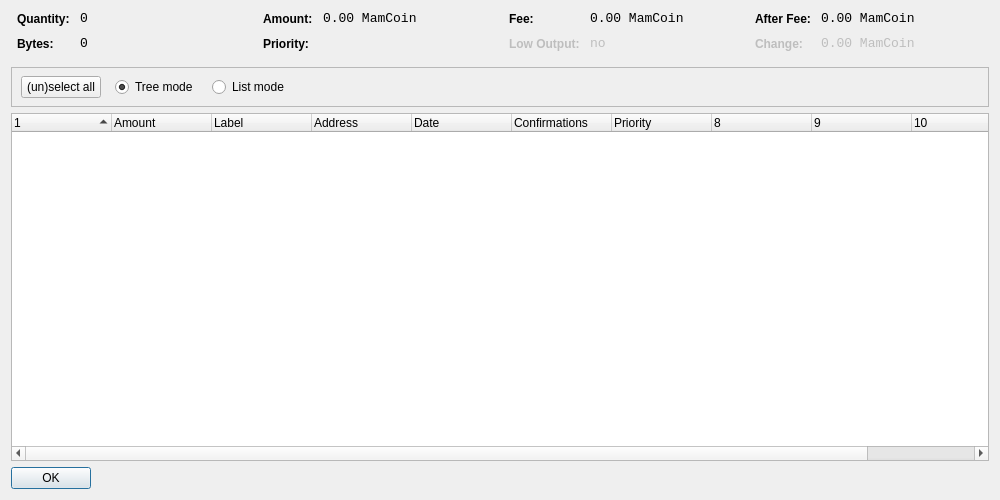
<?xml version="1.0" encoding="UTF-8"?>
<ui version="4.0">
 <class>CoinControlDialog</class>
 <widget class="QDialog" name="CoinControlDialog">
  <property name="geometry">
   <rect>
    <x>0</x>
    <y>0</y>
    <width>1000</width>
    <height>500</height>
   </rect>
  </property>
  <property name="windowTitle">
   <string>Coin Control</string>
  </property>
  <layout class="QVBoxLayout" name="verticalLayout">
   <item>
    <layout class="QHBoxLayout" name="horizontalLayoutTop" stretch="0,0,0,0">
     <property name="topMargin">
      <number>0</number>
     </property>
     <property name="bottomMargin">
      <number>10</number>
     </property>
     <item>
      <layout class="QFormLayout" name="formLayoutCoinControl1">
       <property name="horizontalSpacing">
        <number>10</number>
       </property>
       <property name="verticalSpacing">
        <number>10</number>
       </property>
       <property name="leftMargin">
        <number>6</number>
       </property>
       <property name="rightMargin">
        <number>6</number>
       </property>
       <item row="0" column="0">
        <widget class="QLabel" name="labelCoinControlQuantityText">
         <property name="styleSheet">
          <string notr="true">font-weight:bold;</string>
         </property>
         <property name="text">
          <string>Quantity:</string>
         </property>
        </widget>
       </item>
       <item row="0" column="1">
        <widget class="QLabel" name="labelCoinControlQuantity">
         <property name="font">
          <font>
           <family>Monospace</family>
           <pointsize>10</pointsize>
          </font>
         </property>
         <property name="cursor">
          <cursorShape>IBeamCursor</cursorShape>
         </property>
         <property name="contextMenuPolicy">
          <enum>Qt::ActionsContextMenu</enum>
         </property>
         <property name="text">
          <string notr="true">0</string>
         </property>
         <property name="textInteractionFlags">
          <set>Qt::LinksAccessibleByMouse|Qt::TextSelectableByKeyboard|Qt::TextSelectableByMouse</set>
         </property>
        </widget>
       </item>
       <item row="1" column="0">
        <widget class="QLabel" name="labelCoinControlBytesText">
         <property name="styleSheet">
          <string notr="true">font-weight:bold;</string>
         </property>
         <property name="text">
          <string>Bytes:</string>
         </property>
        </widget>
       </item>
       <item row="1" column="1">
        <widget class="QLabel" name="labelCoinControlBytes">
         <property name="font">
          <font>
           <family>Monospace</family>
           <pointsize>10</pointsize>
          </font>
         </property>
         <property name="cursor">
          <cursorShape>IBeamCursor</cursorShape>
         </property>
         <property name="contextMenuPolicy">
          <enum>Qt::ActionsContextMenu</enum>
         </property>
         <property name="text">
          <string notr="true">0</string>
         </property>
         <property name="textInteractionFlags">
          <set>Qt::LinksAccessibleByMouse|Qt::TextSelectableByKeyboard|Qt::TextSelectableByMouse</set>
         </property>
        </widget>
       </item>
      </layout>
     </item>
     <item>
      <layout class="QFormLayout" name="formLayoutCoinControl2">
       <property name="horizontalSpacing">
        <number>10</number>
       </property>
       <property name="verticalSpacing">
        <number>10</number>
       </property>
       <property name="leftMargin">
        <number>6</number>
       </property>
       <property name="rightMargin">
        <number>6</number>
       </property>
       <item row="0" column="0">
        <widget class="QLabel" name="labelCoinControlAmountText">
         <property name="styleSheet">
          <string notr="true">font-weight:bold;</string>
         </property>
         <property name="text">
          <string>Amount:</string>
         </property>
        </widget>
       </item>
       <item row="0" column="1">
        <widget class="QLabel" name="labelCoinControlAmount">
         <property name="font">
          <font>
           <family>Monospace</family>
           <pointsize>10</pointsize>
          </font>
         </property>
         <property name="cursor">
          <cursorShape>IBeamCursor</cursorShape>
         </property>
         <property name="contextMenuPolicy">
          <enum>Qt::ActionsContextMenu</enum>
         </property>
         <property name="text">
          <string notr="true">0.00 MamCoin</string>
         </property>
         <property name="textInteractionFlags">
          <set>Qt::LinksAccessibleByMouse|Qt::TextSelectableByKeyboard|Qt::TextSelectableByMouse</set>
         </property>
        </widget>
       </item>
       <item row="1" column="0">
        <widget class="QLabel" name="labelCoinControlPriorityText">
         <property name="styleSheet">
          <string notr="true">font-weight:bold;</string>
         </property>
         <property name="text">
          <string>Priority:</string>
         </property>
        </widget>
       </item>
       <item row="1" column="1">
        <widget class="QLabel" name="labelCoinControlPriority">
         <property name="font">
          <font>
           <family>Monospace</family>
           <pointsize>10</pointsize>
          </font>
         </property>
         <property name="cursor">
          <cursorShape>IBeamCursor</cursorShape>
         </property>
         <property name="contextMenuPolicy">
          <enum>Qt::ActionsContextMenu</enum>
         </property>
         <property name="text">
          <string/>
         </property>
         <property name="textInteractionFlags">
          <set>Qt::LinksAccessibleByMouse|Qt::TextSelectableByKeyboard|Qt::TextSelectableByMouse</set>
         </property>
        </widget>
       </item>
      </layout>
     </item>
     <item>
      <layout class="QFormLayout" name="formLayoutCoinControl3">
       <property name="horizontalSpacing">
        <number>10</number>
       </property>
       <property name="verticalSpacing">
        <number>10</number>
       </property>
       <property name="leftMargin">
        <number>6</number>
       </property>
       <property name="rightMargin">
        <number>6</number>
       </property>
       <item row="0" column="0">
        <widget class="QLabel" name="labelCoinControlFeeText">
         <property name="styleSheet">
          <string notr="true">font-weight:bold;</string>
         </property>
         <property name="text">
          <string>Fee:</string>
         </property>
        </widget>
       </item>
       <item row="0" column="1">
        <widget class="QLabel" name="labelCoinControlFee">
         <property name="font">
          <font>
           <family>Monospace</family>
           <pointsize>10</pointsize>
          </font>
         </property>
         <property name="cursor">
          <cursorShape>IBeamCursor</cursorShape>
         </property>
         <property name="contextMenuPolicy">
          <enum>Qt::ActionsContextMenu</enum>
         </property>
         <property name="text">
          <string notr="true">0.00 MamCoin</string>
         </property>
         <property name="textInteractionFlags">
          <set>Qt::LinksAccessibleByMouse|Qt::TextSelectableByKeyboard|Qt::TextSelectableByMouse</set>
         </property>
        </widget>
       </item>
       <item row="1" column="0">
        <widget class="QLabel" name="labelCoinControlLowOutputText">
         <property name="enabled">
          <bool>false</bool>
         </property>
         <property name="styleSheet">
          <string notr="true">font-weight:bold;</string>
         </property>
         <property name="text">
          <string>Low Output:</string>
         </property>
        </widget>
       </item>
       <item row="1" column="1">
        <widget class="QLabel" name="labelCoinControlLowOutput">
         <property name="enabled">
          <bool>false</bool>
         </property>
         <property name="font">
          <font>
           <family>Monospace</family>
           <pointsize>10</pointsize>
          </font>
         </property>
         <property name="cursor">
          <cursorShape>IBeamCursor</cursorShape>
         </property>
         <property name="contextMenuPolicy">
          <enum>Qt::ActionsContextMenu</enum>
         </property>
         <property name="text">
          <string notr="true">no</string>
         </property>
         <property name="textInteractionFlags">
          <set>Qt::LinksAccessibleByMouse|Qt::TextSelectableByKeyboard|Qt::TextSelectableByMouse</set>
         </property>
        </widget>
       </item>
      </layout>
     </item>
     <item>
      <layout class="QFormLayout" name="formLayoutCoinControl4">
       <property name="horizontalSpacing">
        <number>10</number>
       </property>
       <property name="verticalSpacing">
        <number>10</number>
       </property>
       <property name="leftMargin">
        <number>6</number>
       </property>
       <property name="rightMargin">
        <number>6</number>
       </property>
       <item row="0" column="0">
        <widget class="QLabel" name="labelCoinControlAfterFeeText">
         <property name="styleSheet">
          <string notr="true">font-weight:bold;</string>
         </property>
         <property name="text">
          <string>After Fee:</string>
         </property>
        </widget>
       </item>
       <item row="0" column="1">
        <widget class="QLabel" name="labelCoinControlAfterFee">
         <property name="font">
          <font>
           <family>Monospace</family>
           <pointsize>10</pointsize>
          </font>
         </property>
         <property name="cursor">
          <cursorShape>IBeamCursor</cursorShape>
         </property>
         <property name="contextMenuPolicy">
          <enum>Qt::ActionsContextMenu</enum>
         </property>
         <property name="text">
          <string notr="true">0.00 MamCoin</string>
         </property>
         <property name="textInteractionFlags">
          <set>Qt::LinksAccessibleByMouse|Qt::TextSelectableByKeyboard|Qt::TextSelectableByMouse</set>
         </property>
        </widget>
       </item>
       <item row="1" column="0">
        <widget class="QLabel" name="labelCoinControlChangeText">
         <property name="enabled">
          <bool>false</bool>
         </property>
         <property name="styleSheet">
          <string notr="true">font-weight:bold;</string>
         </property>
         <property name="text">
          <string>Change:</string>
         </property>
        </widget>
       </item>
       <item row="1" column="1">
        <widget class="QLabel" name="labelCoinControlChange">
         <property name="enabled">
          <bool>false</bool>
         </property>
         <property name="font">
          <font>
           <family>Monospace</family>
           <pointsize>10</pointsize>
          </font>
         </property>
         <property name="cursor">
          <cursorShape>IBeamCursor</cursorShape>
         </property>
         <property name="contextMenuPolicy">
          <enum>Qt::ActionsContextMenu</enum>
         </property>
         <property name="text">
          <string notr="true">0.00 MamCoin</string>
         </property>
         <property name="textInteractionFlags">
          <set>Qt::LinksAccessibleByMouse|Qt::TextSelectableByKeyboard|Qt::TextSelectableByMouse</set>
         </property>
        </widget>
       </item>
      </layout>
     </item>
    </layout>
   </item>
   <item>
    <widget class="QFrame" name="frame">
     <property name="minimumSize">
      <size>
       <width>0</width>
       <height>40</height>
      </size>
     </property>
     <property name="frameShape">
      <enum>QFrame::StyledPanel</enum>
     </property>
     <property name="frameShadow">
      <enum>QFrame::Sunken</enum>
     </property>
     <widget class="QWidget" name="horizontalLayoutWidget">
      <property name="geometry">
       <rect>
        <x>10</x>
        <y>0</y>
        <width>781</width>
        <height>41</height>
       </rect>
      </property>
      <layout class="QHBoxLayout" name="horizontalLayoutPanel" stretch="0,0,0,0,0">
       <property name="spacing">
        <number>14</number>
       </property>
       <item>
        <widget class="QPushButton" name="pushButtonSelectAll">
         <property name="sizePolicy">
          <sizepolicy hsizetype="Maximum" vsizetype="Fixed">
           <horstretch>0</horstretch>
           <verstretch>0</verstretch>
          </sizepolicy>
         </property>
         <property name="text">
          <string>(un)select all</string>
         </property>
        </widget>
       </item>
       <item>
        <widget class="QRadioButton" name="radioTreeMode">
         <property name="sizePolicy">
          <sizepolicy hsizetype="Maximum" vsizetype="Fixed">
           <horstretch>0</horstretch>
           <verstretch>0</verstretch>
          </sizepolicy>
         </property>
         <property name="text">
          <string>Tree mode</string>
         </property>
         <property name="checked">
          <bool>true</bool>
         </property>
        </widget>
       </item>
       <item>
        <widget class="QRadioButton" name="radioListMode">
         <property name="sizePolicy">
          <sizepolicy hsizetype="Maximum" vsizetype="Fixed">
           <horstretch>0</horstretch>
           <verstretch>0</verstretch>
          </sizepolicy>
         </property>
         <property name="text">
          <string>List mode</string>
         </property>
        </widget>
       </item>
       <item>
        <spacer name="horizontalSpacer">
         <property name="orientation">
          <enum>Qt::Horizontal</enum>
         </property>
         <property name="sizeHint" stdset="0">
          <size>
           <width>40</width>
           <height>20</height>
          </size>
         </property>
        </spacer>
       </item>
      </layout>
     </widget>
    </widget>
   </item>
   <item>
    <widget class="CoinControlTreeWidget" name="treeWidget">
     <property name="contextMenuPolicy">
      <enum>Qt::CustomContextMenu</enum>
     </property>
     <property name="sortingEnabled">
      <bool>false</bool>
     </property>
     <property name="columnCount">
      <number>11</number>
     </property>
     <attribute name="headerShowSortIndicator" stdset="0">
      <bool>true</bool>
     </attribute>
     <attribute name="headerStretchLastSection">
      <bool>false</bool>
     </attribute>
     <column>
      <property name="text">
       <string/>
      </property>
     </column>
     <column>
      <property name="text">
       <string>Amount</string>
      </property>
     </column>
     <column>
      <property name="text">
       <string>Label</string>
      </property>
     </column>
     <column>
      <property name="text">
       <string>Address</string>
      </property>
     </column>
     <column>
      <property name="text">
       <string>Date</string>
      </property>
     </column>
     <column>
      <property name="text">
       <string>Confirmations</string>
      </property>
      <property name="toolTip">
       <string>Confirmed</string>
      </property>
     </column>
     <column>
      <property name="text">
       <string>Priority</string>
      </property>
     </column>
     <column>
      <property name="text">
       <string/>
      </property>
     </column>
     <column>
      <property name="text">
       <string/>
      </property>
     </column>
     <column>
      <property name="text">
       <string/>
      </property>
     </column>
     <column>
      <property name="text">
       <string/>
      </property>
     </column>
    </widget>
   </item>
   <item>
    <widget class="QDialogButtonBox" name="buttonBox">
     <property name="sizePolicy">
      <sizepolicy hsizetype="Maximum" vsizetype="Fixed">
       <horstretch>0</horstretch>
       <verstretch>0</verstretch>
      </sizepolicy>
     </property>
     <property name="orientation">
      <enum>Qt::Horizontal</enum>
     </property>
     <property name="standardButtons">
      <set>QDialogButtonBox::Ok</set>
     </property>
    </widget>
   </item>
  </layout>
 </widget>
 <customwidgets>
  <customwidget>
   <class>CoinControlTreeWidget</class>
   <extends>QTreeWidget</extends>
   <header>coincontroltreewidget.h</header>
  </customwidget>
 </customwidgets>
 <resources/>
 <connections/>
</ui>
